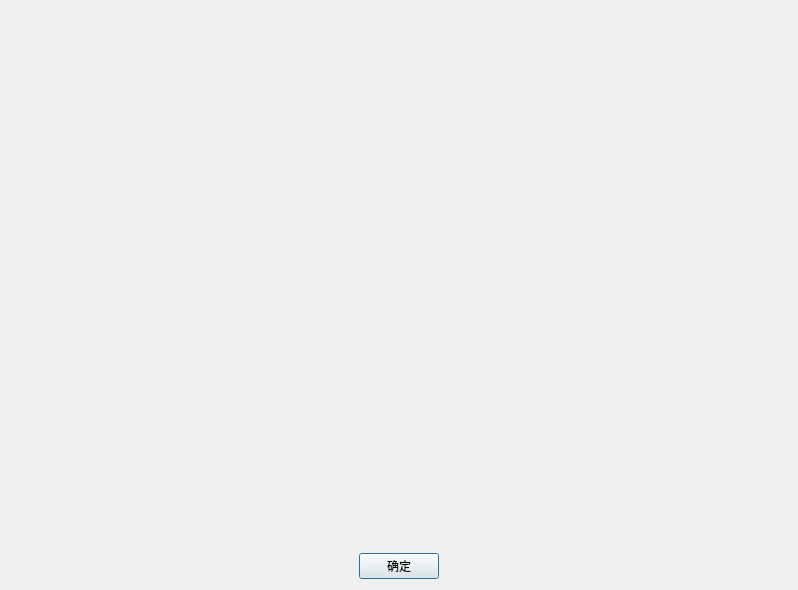
<?xml version="1.0" encoding="UTF-8"?>
<ui version="4.0">
 <class>list_click_disp</class>
 <widget class="QDialog" name="list_click_disp">
  <property name="geometry">
   <rect>
    <x>0</x>
    <y>0</y>
    <width>798</width>
    <height>590</height>
   </rect>
  </property>
  <property name="windowTitle">
   <string>Dialog</string>
  </property>
  <layout class="QHBoxLayout" name="horizontalLayout">
   <item>
    <layout class="QVBoxLayout" name="verticalLayout">
     <item>
      <widget class="QLabel" name="img">
       <property name="sizePolicy">
        <sizepolicy hsizetype="Minimum" vsizetype="Minimum">
         <horstretch>0</horstretch>
         <verstretch>0</verstretch>
        </sizepolicy>
       </property>
       <property name="text">
        <string/>
       </property>
      </widget>
     </item>
     <item>
      <widget class="QPushButton" name="ok">
       <property name="sizePolicy">
        <sizepolicy hsizetype="Fixed" vsizetype="Fixed">
         <horstretch>0</horstretch>
         <verstretch>0</verstretch>
        </sizepolicy>
       </property>
       <property name="layoutDirection">
        <enum>Qt::LeftToRight</enum>
       </property>
       <property name="text">
        <string>确定</string>
       </property>
       <property name="checkable">
        <bool>false</bool>
       </property>
      </widget>
     </item>
    </layout>
   </item>
  </layout>
 </widget>
 <resources/>
 <connections/>
</ui>
